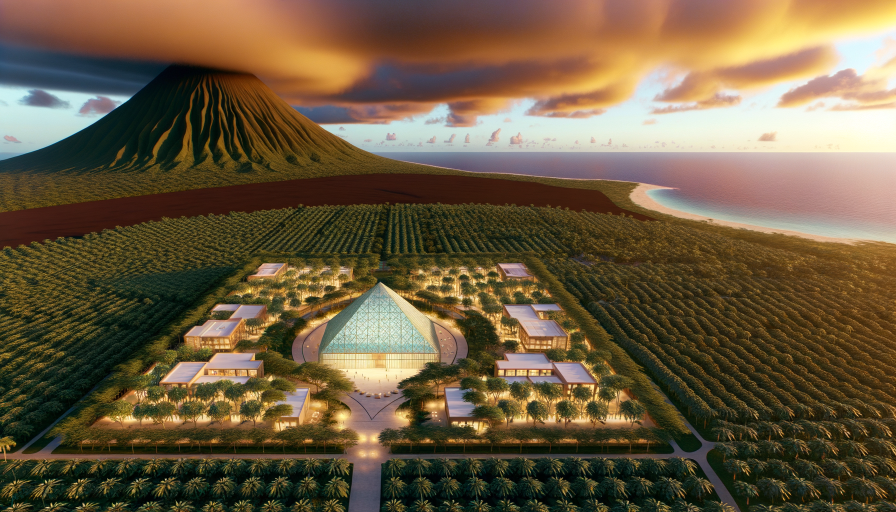
#> input picture 01_retreat_overview_20250908_090041.png, 1792 x 1024 px (shown at 1/2 size); its folder holds only this picture in this run
$ python optimize_images.py
#> lines starting #> are read from the running program, lines starting #| are printed output that depends on the picture
#!/usr/bin/env python3
"""
Image optimization script for faster web loading
Converts PNGs to WebP format and creates multiple sizes
"""

import os
import glob
from PIL import Image
import json

def optimize_images():
    """Process all PNG images in the current directory"""

    # Create output directories
    os.makedirs('images/webp', exist_ok=True)
    os.makedirs('images/thumbnails', exist_ok=True)
    os.makedirs('images/medium', exist_ok=True)

    # Find all PNG files
    png_files = glob.glob('*.png')

    if not png_files:
        print("No PNG files found in current directory")
        return

    results = []

    for png_file in png_files:
        print(f"Processing {png_file}...")

        try:
            # Open original image
            with Image.open(png_file) as img:
                # Get original size
#> img is the input picture: PIL image 1792x1024 RGB; mean R, G, B 107.2, 90.5, 64.4
                original_size = os.path.getsize(png_file)
                width, height = img.size
#> width = 1792; height = 1024

                # Convert to RGB if necessary (WebP doesn't support RGBA well)
                if img.mode in ('RGBA', 'LA'):
                    # Create white background
                    background = Image.new('RGB', img.size, (255, 255, 255))
                    if img.mode == 'RGBA':
                        background.paste(img, mask=img.split()[-1])
                    else:
                        background.paste(img)
                    img = background

                # Base filename without extension
                base_name = os.path.splitext(png_file)[0]

                # 1. Create WebP version (same size, better compression)
                webp_path = f'images/webp/{base_name}.webp'
                img.save(webp_path, 'WebP', quality=85, optimize=True)
                webp_size = os.path.getsize(webp_path)

                # 2. Create thumbnail (300px width)
                thumb_width = 300
                thumb_height = int(height * (thumb_width / width))
#> thumb_height = 171
                thumb_img = img.resize((thumb_width, thumb_height), Image.Resampling.LANCZOS)
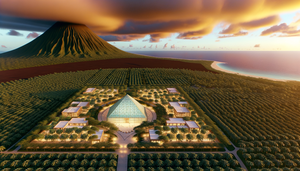
#> thumb_img: PIL image 300x171 RGB; mean R, G, B 107.2, 90.5, 64.5

                thumb_webp_path = f'images/thumbnails/{base_name}_thumb.webp'
                thumb_img.save(thumb_webp_path, 'WebP', quality=80, optimize=True)
                thumb_size = os.path.getsize(thumb_webp_path)

                # 3. Create medium size (800px width)
                if width > 800:
                    medium_width = 800
                    medium_height = int(height * (medium_width / width))
#> medium_height = 457
                    medium_img = img.resize((medium_width, medium_height), Image.Resampling.LANCZOS)
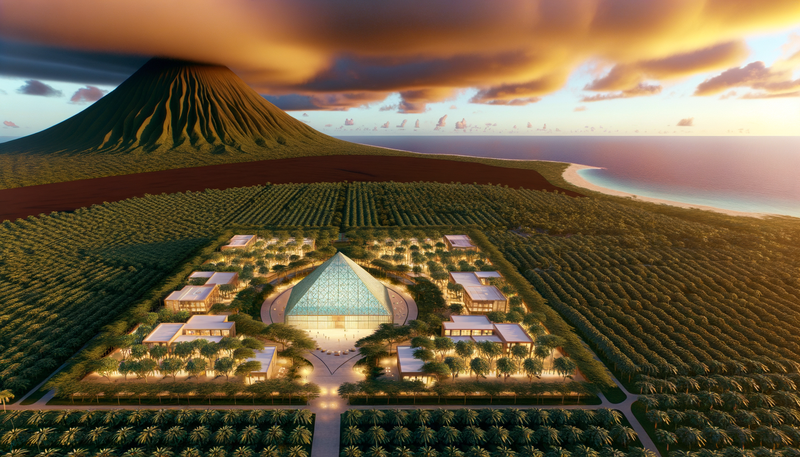
#> medium_img: PIL image 800x457 RGB; mean R, G, B 107.2, 90.5, 64.5

                    medium_webp_path = f'images/medium/{base_name}_medium.webp'
                    medium_img.save(medium_webp_path, 'WebP', quality=85, optimize=True)
                    medium_size = os.path.getsize(medium_webp_path)
                else:
                    medium_webp_path = webp_path
                    medium_size = webp_size

                # Calculate savings
                savings_percent = ((original_size - webp_size) / original_size) * 100

                result = {
                    'original_file': png_file,
                    'original_size': original_size,
                    'original_dimensions': f"{width}x{height}",
                    'webp_file': webp_path,
                    'webp_size': webp_size,
                    'thumbnail_file': thumb_webp_path,
                    'thumbnail_size': thumb_size,
                    'medium_file': medium_webp_path,
                    'medium_size': medium_size,
                    'savings_percent': round(savings_percent, 1)
                }

                results.append(result)

                print(f"  Original: {original_size:,} bytes ({width}x{height})")
#|   Original: 3,281,336 bytes (1792x1024)
                print(f"  WebP: {webp_size:,} bytes ({savings_percent:.1f}% smaller)")
                print(f"  Thumbnail: {thumb_size:,} bytes")
                print(f"  Medium: {medium_size:,} bytes")
                print()

        except Exception as e:
            print(f"Error processing {png_file}: {e}")

    # Save results summary
    with open('optimization_results.json', 'w') as f:
        json.dump(results, f, indent=2)

    # Print summary
    total_original = sum(r['original_size'] for r in results)
#> total_original = 3281336
    total_webp = sum(r['webp_size'] for r in results)
#> total_webp = 388052
    total_savings = ((total_original - total_webp) / total_original) * 100
#> total_savings = 88.17

    print(f"SUMMARY:")
    print(f"Processed {len(results)} images")
#| Processed 1 images
    print(f"Total original size: {total_original:,} bytes")
#| Total original size: 3,281,336 bytes
    print(f"Total WebP size: {total_webp:,} bytes")
#| Total WebP size: 388,052 bytes
    print(f"Total savings: {total_savings:.1f}%")
#| Total savings: 88.2%

if __name__ == "__main__":
    optimize_images()

$ run again, on 04_dj_deck_music_platform_20250908_090137.png
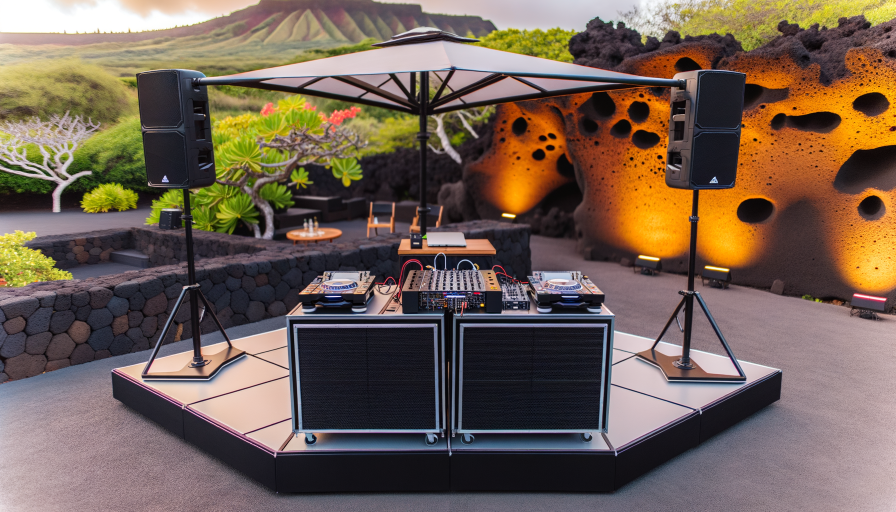
#> input picture 04_dj_deck_music_platform_20250908_090137.png, 1792 x 1024 px (shown at 1/2 size)
#> in optimize_images, img is the input picture: PIL image 1792x1024 RGB; mean R, G, B 114.5, 96.6, 83.2
#> in optimize_images, `thumb_img = img.resize((thumb_width, thumb_height), Image.Resampling.L..`:
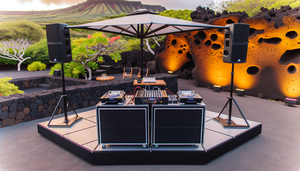
#> thumb_img: PIL image 300x171 RGB; mean R, G, B 114.5, 96.6, 83.2
#> in optimize_images, `medium_img = img.resize((medium_width, medium_height), Image.Resamplin..`:
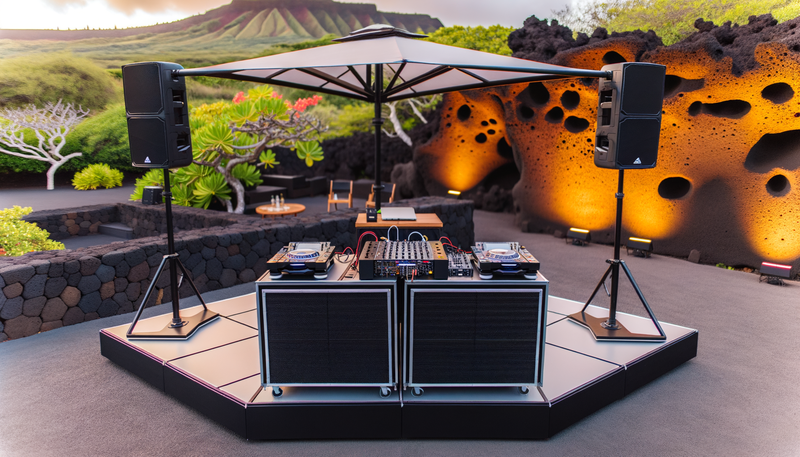
#> medium_img: PIL image 800x457 RGB; mean R, G, B 114.5, 96.6, 83.2
#|   Original: 3,243,463 bytes (1792x1024)
#| Processed 1 images
#| Total original size: 3,243,463 bytes
#| Total WebP size: 354,986 bytes
#| Total savings: 89.1%

$ run again, on 04_dj_deck_music_platform_20250908_090139.png
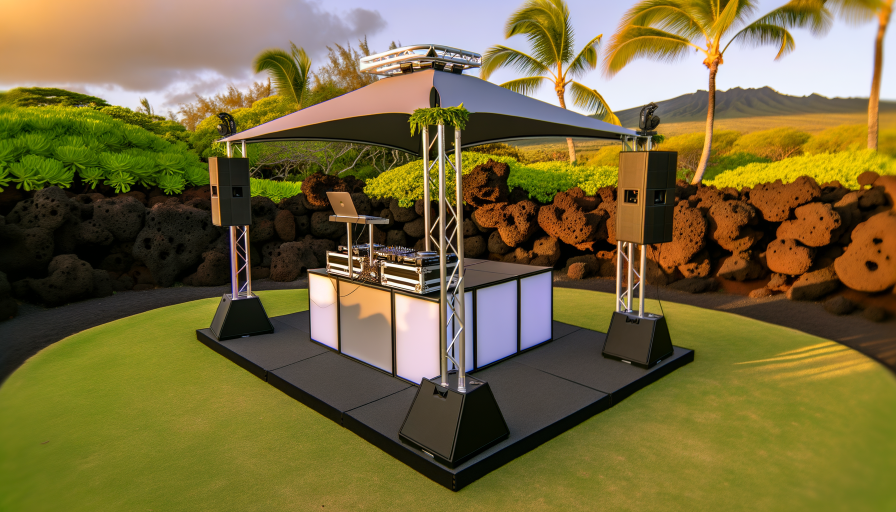
#> input picture 04_dj_deck_music_platform_20250908_090139.png, 1792 x 1024 px (shown at 1/2 size)
#> in optimize_images, img is the input picture: PIL image 1792x1024 RGB; mean R, G, B 118.4, 105.1, 59.7
#> in optimize_images, `thumb_img = img.resize((thumb_width, thumb_height), Image.Resampling.L..`:
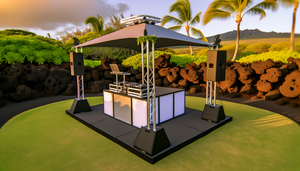
#> thumb_img: PIL image 300x171 RGB; mean R, G, B 118.4, 105.1, 59.7
#> in optimize_images, `medium_img = img.resize((medium_width, medium_height), Image.Resamplin..`:
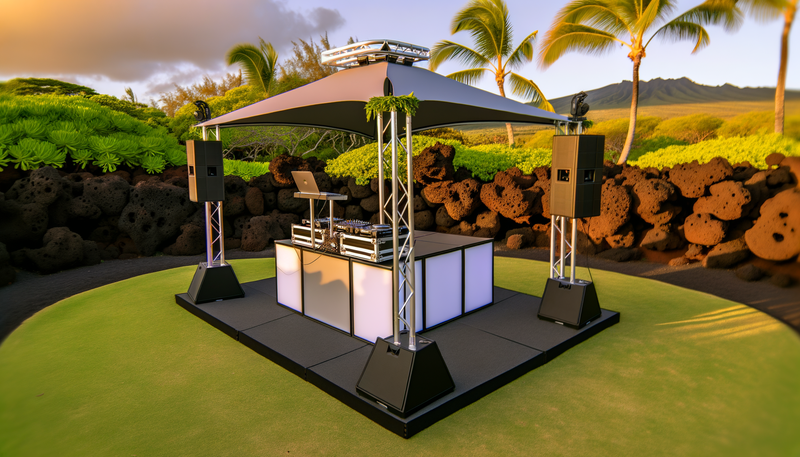
#> medium_img: PIL image 800x457 RGB; mean R, G, B 118.3, 105.1, 59.7
#|   Original: 3,008,731 bytes (1792x1024)
#| Processed 1 images
#| Total original size: 3,008,731 bytes
#| Total WebP size: 299,928 bytes
#| Total savings: 90.0%

$ run again, on 05_sauna_cold_plunge_therapy_20250908_090203.png
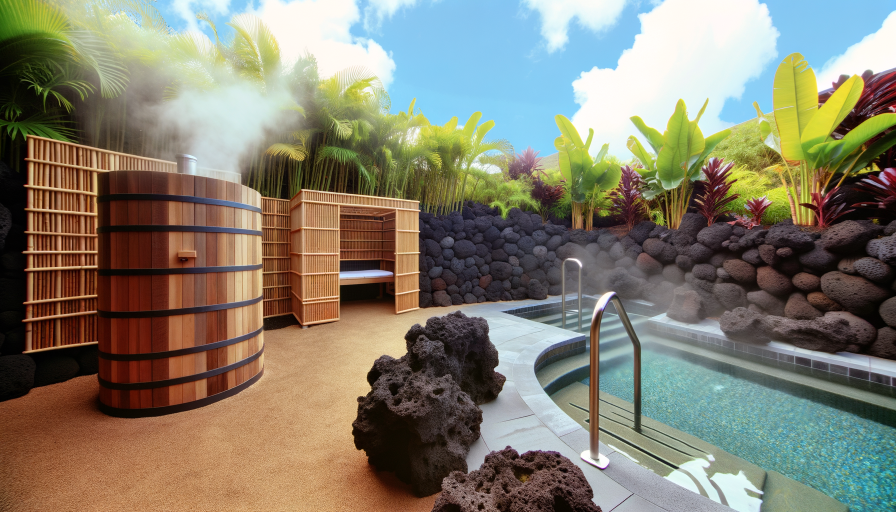
#> input picture 05_sauna_cold_plunge_therapy_20250908_090203.png, 1792 x 1024 px (shown at 1/2 size)
#> in optimize_images, img is the input picture: PIL image 1792x1024 RGB; mean R, G, B 131.4, 126.4, 109.4
#> in optimize_images, `thumb_img = img.resize((thumb_width, thumb_height), Image.Resampling.L..`:
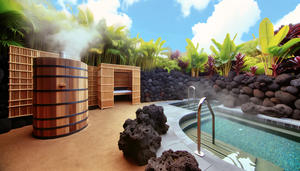
#> thumb_img: PIL image 300x171 RGB; mean R, G, B 131.4, 126.4, 109.4
#> in optimize_images, `medium_img = img.resize((medium_width, medium_height), Image.Resamplin..`:
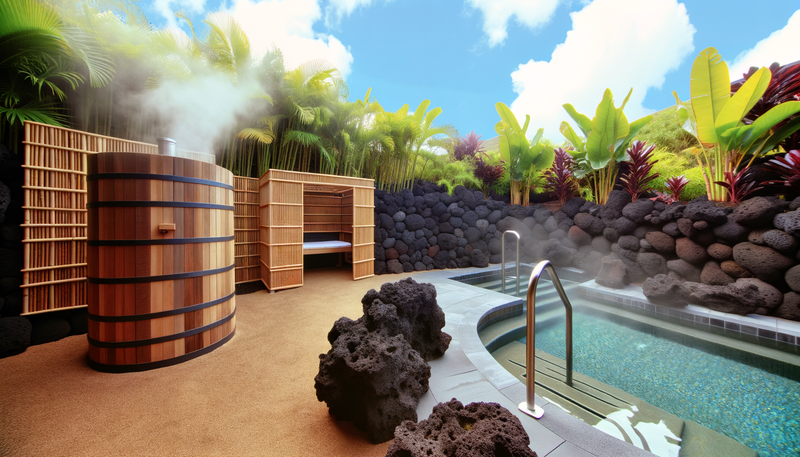
#> medium_img: PIL image 800x457 RGB; mean R, G, B 131.4, 126.4, 109.4
#|   Original: 3,256,819 bytes (1792x1024)
#| Processed 1 images
#| Total original size: 3,256,819 bytes
#| Total WebP size: 367,222 bytes
#| Total savings: 88.7%

$ run again, on 01_retreat_overview_20250908_090045.png
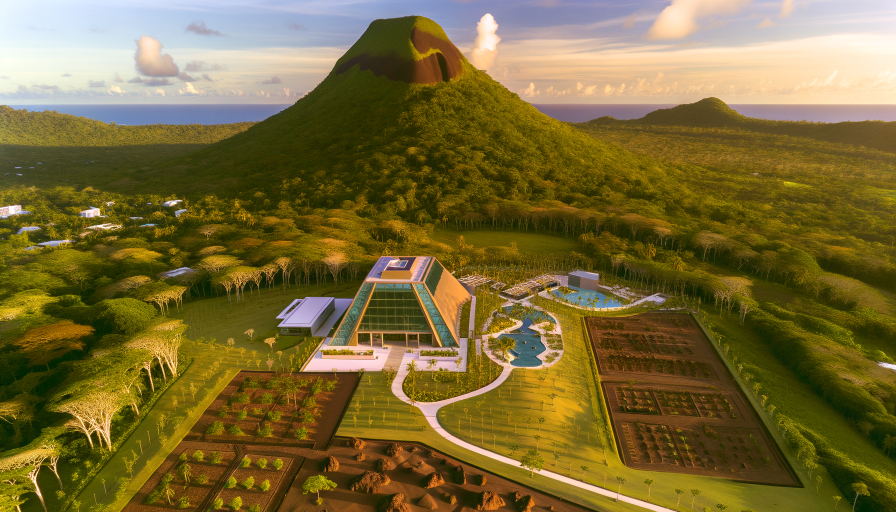
#> input picture 01_retreat_overview_20250908_090045.png, 1792 x 1024 px (shown at 1/2 size)
#> in optimize_images, img is the input picture: PIL image 1792x1024 RGB; mean R, G, B 120.9, 105.6, 53.5
#> in optimize_images, `thumb_img = img.resize((thumb_width, thumb_height), Image.Resampling.L..`:
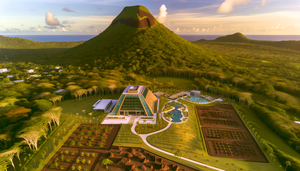
#> thumb_img: PIL image 300x171 RGB; mean R, G, B 120.9, 105.6, 53.5
#> in optimize_images, `medium_img = img.resize((medium_width, medium_height), Image.Resamplin..`:
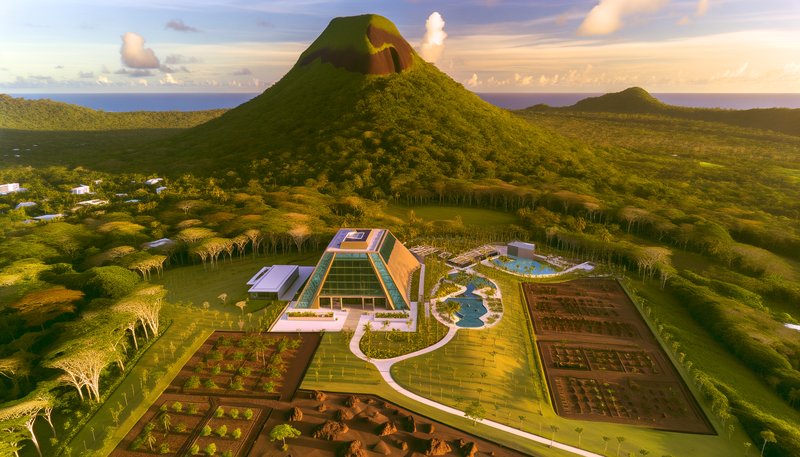
#> medium_img: PIL image 800x457 RGB; mean R, G, B 120.9, 105.6, 53.5
#|   Original: 3,418,420 bytes (1792x1024)
#| Processed 1 images
#| Total original size: 3,418,420 bytes
#| Total WebP size: 455,730 bytes
#| Total savings: 86.7%
